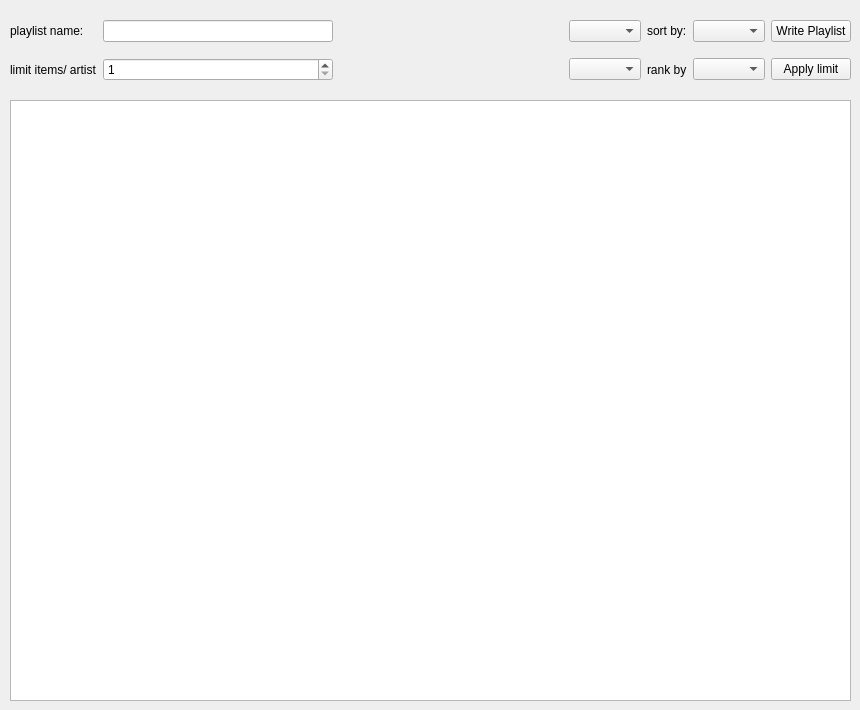
    <widget class="QWidget" name="tab_write">
     <attribute name="title">
      <string>Writer</string>
     </attribute>
     <widget class="QWidget" name="gridLayoutWidget_6">
      <property name="geometry">
       <rect>
        <x>10</x>
        <y>10</y>
        <width>841</width>
        <height>82</height>
       </rect>
      </property>
      <layout class="QGridLayout" name="gridLayout_6">
       <item row="1" column="1">
        <widget class="QSpinBox" name="in_box_limit_items_per_artist">
         <property name="minimum">
          <number>1</number>
         </property>
         <property name="maximum">
          <number>100</number>
         </property>
        </widget>
       </item>
       <item row="0" column="1">
        <widget class="QLineEdit" name="in_txt_list_name"/>
       </item>
       <item row="0" column="0">
        <widget class="QLabel" name="label_6">
         <property name="text">
          <string>playlist name:</string>
         </property>
        </widget>
       </item>
       <item row="0" column="5">
        <widget class="QComboBox" name="select_list_sortby"/>
       </item>
       <item row="1" column="0">
        <widget class="QLabel" name="label_4">
         <property name="text">
          <string>limit items/ artist</string>
         </property>
        </widget>
       </item>
       <item row="0" column="4">
        <widget class="QLabel" name="label_7">
         <property name="text">
          <string>sort by:</string>
         </property>
        </widget>
       </item>
       <item row="0" column="6">
        <widget class="QPushButton" name="btn_wr_list">
         <property name="text">
          <string>Write Playlist</string>
         </property>
        </widget>
       </item>
       <item row="1" column="5">
        <widget class="QComboBox" name="select_list_rankby"/>
       </item>
       <item row="1" column="4">
        <widget class="QLabel" name="label_5">
         <property name="text">
          <string>rank by</string>
         </property>
        </widget>
       </item>
       <item row="0" column="2">
        <spacer name="horizontalSpacer_10">
         <property name="orientation">
          <enum>Qt::Horizontal</enum>
         </property>
         <property name="sizeHint" stdset="0">
          <size>
           <width>40</width>
           <height>20</height>
          </size>
         </property>
        </spacer>
       </item>
       <item row="1" column="6">
        <widget class="QPushButton" name="btn_apply_artist_limit">
         <property name="toolTip">
          <string>&lt;html&gt;&lt;head/&gt;&lt;body&gt;&lt;p&gt;groups list per artist ranks according to setting and selects the top&lt;/p&gt;&lt;/body&gt;&lt;/html&gt;</string>
         </property>
         <property name="text">
          <string>Apply limit</string>
         </property>
        </widget>
       </item>
       <item row="0" column="3">
        <widget class="QComboBox" name="select_list_sortby_asc"/>
       </item>
       <item row="1" column="3">
        <widget class="QComboBox" name="select_list_rankby_asc"/>
       </item>
      </layout>
     </widget>
     <widget class="QTableView" name="tableview">
      <property name="geometry">
       <rect>
        <x>10</x>
        <y>100</y>
        <width>841</width>
        <height>601</height>
       </rect>
      </property>
      <property name="toolTip">
       <string>&lt;html&gt;&lt;head/&gt;&lt;body&gt;&lt;p&gt;only displays 257 items&lt;/p&gt;&lt;/body&gt;&lt;/html&gt;</string>
      </property>
     </widget>
    </widget>
